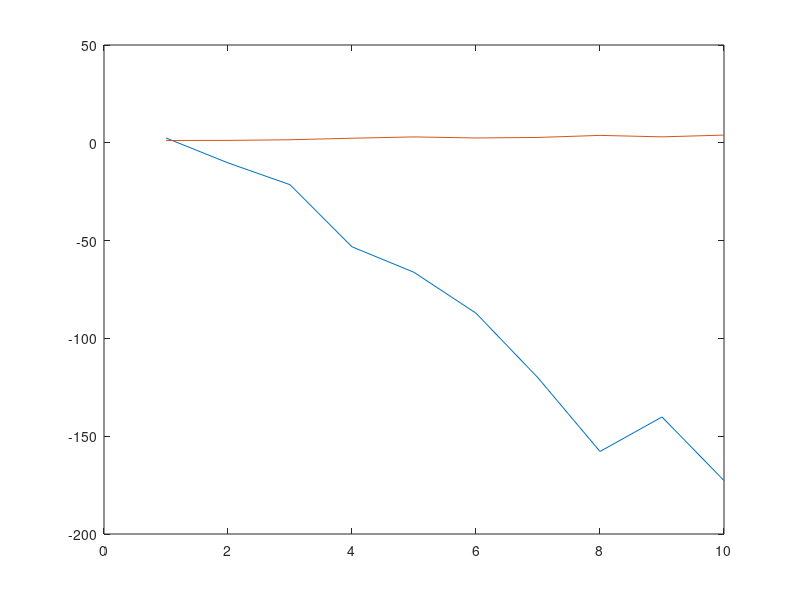

MATLAB code to generate this figure:

M             = 2;
A             = 1;
sigma_squared = 0.001;
f0            = 1/4;
phi           = pi / 3;
iterations    = 10;

f02pi = f0 * 2 * pi
ns    = -M:1:M;

h1 = ns*2*pi .* sin(2*pi*f0*ns + phi);
h2 = sin(2*pi*f0*ns + phi);

xn = @(n) A*cos(2*pi*f0*n + phi) + randn(1, length(n))*sqrt(sigma_squared);

f0_k1 = @(f0_k, phi_k) f0_k - (3 / 4*pi*M^3) * sum(ns .* xn(ns) .* sin(2*pi*f0_k*ns + 2*phi_k))
phi_k1 = @(f0_k, phi_k) phi_k - (1/M) * sum(xn(ns) .* sin(2*pi*f0_k*ns + 2*phi_k));

simulated = zeros(iterations,2);


f0_k  = f0;
phi_k = phi;

for i = 1:iterations
    f0_k  = f0_k1(f0_k, phi_k);
    phi_k = phi_k1(f0_k, phi_k);
    
    simulated(i,:) = [f0_k, phi_k];
end

figure(1)
clf
plot(1:10,simulated(:,1))
hold on
plot(1:10,simulated(:,2))

